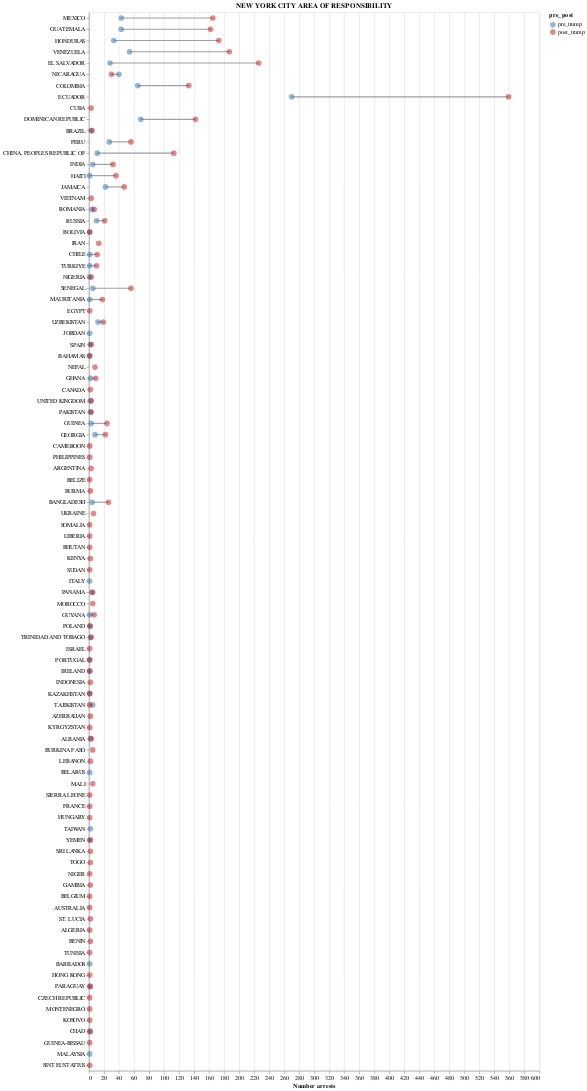

This figure's notebook cell:
### Code cell
country_pre_post_plot('NEW YORK CITY AREA OF RESPONSIBILITY')

### Figure 1 — Vega-Lite specification as saved in the notebook (floating-point values rounded to 4 significant figures; data arrays with more than 128 entries replaced by an {"elided": "..."} marker saying what was removed)
{"config": {"view": {"continuousWidth": 300, "continuousHeight": 300}}, "layer": [{"mark": {"type": "line", "color": "#9E9EA3"}, "encoding": {"detail": {"field": "citizenship_country", "type": "nominal"}, "x": {"field": "num_arrests", "type": "quantitative"}, "y": {"field": "citizenship_country", "sort": {"elided": "187 str values"}, "type": "nominal"}}}, {"mark": {"type": "point", "filled": true, "opacity": 0.5, "size": 100}, "encoding": {"color": {"field": "pre_post", "scale": {"domain": ["pre_trump", "post_trump"], "range": ["#2a6ca8", "#bf1515"]}, "type": "nominal"}, "x": {"field": "num_arrests", "title": "Number arrests", "type": "quantitative"}, "y": {"field": "citizenship_country", "sort": {"elided": "187 str values"}, "title": "", "type": "nominal"}}, "title": "NEW YORK CITY AREA OF RESPONSIBILITY"}], "data": {"name": "data-6dc3cd4065c5949b00f00e2f68ea49ed"}, "width": 800, "$schema": "https://vega.github.io/schema/vega-lite/v5.20.1.json", "datasets": {"data-6dc3cd4065c5949b00f00e2f68ea49ed": {"elided": "138 records"}}}
